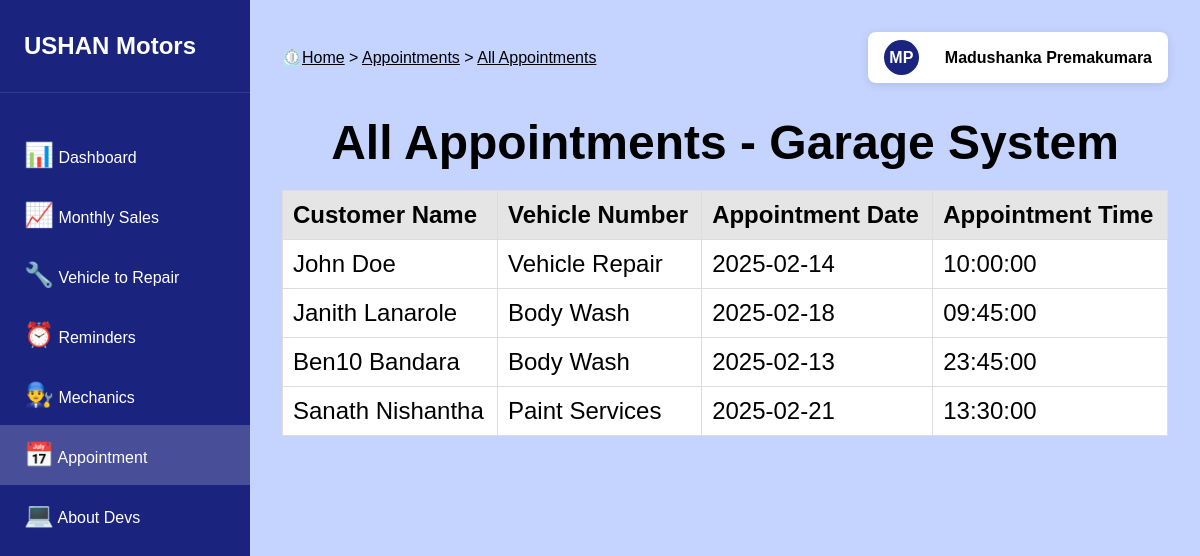
/Staff_Interface/appointmentsAll.php (signed in), run on an earlier commit of the app's database.
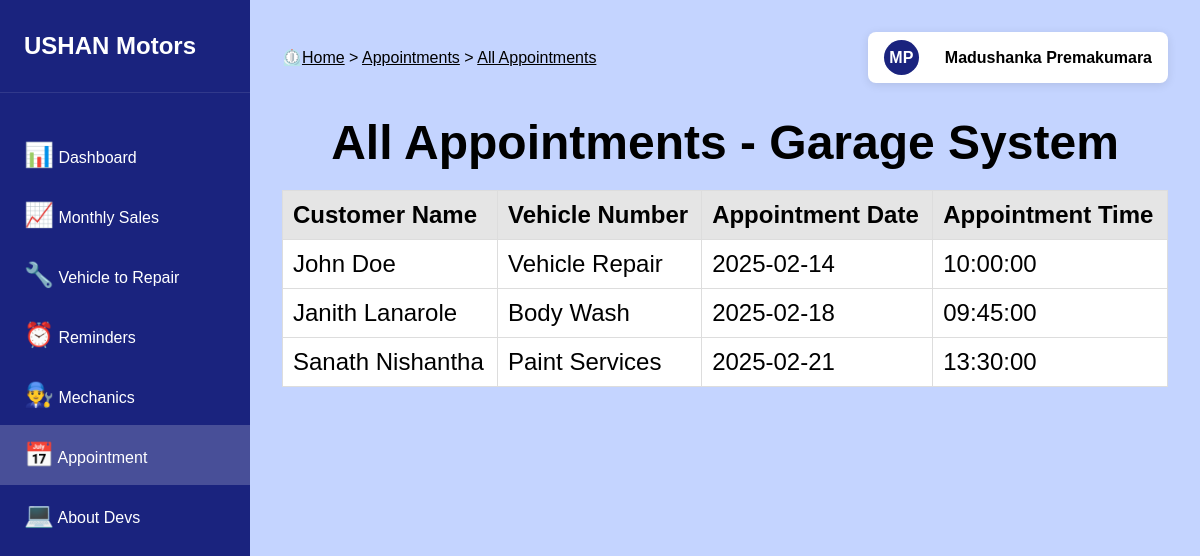
And on a later commit of the database.
### tables this page shows
CREATE TABLE `employees` (
  `id` bigint(20) NOT NULL,
  `employee_id` varchar(20) NOT NULL,
  `role_id` varchar(20) NOT NULL,
  `emp_first_name` varchar(50) NOT NULL,
  `emp_last_name` varchar(50) NOT NULL,
  `basic_salary` decimal(10,0) NOT NULL
);

CREATE TABLE `appointments` (
  `id` bigint(20) NOT NULL,
  `appointment_id` varchar(20) NOT NULL,
  `cust_name` varchar(50) NOT NULL,
  `service_id` varchar(20) NOT NULL,
  `time_stamp` datetime DEFAULT NULL
);

CREATE TABLE `garage_services` (
  `id` bigint(20) NOT NULL,
  `service_id` varchar(20) NOT NULL,
  `service_name` varchar(100) NOT NULL
);

### Staff_Interface/appointmentsAll.php (the view, shortened to what the changed rows need)
<?php
include('main/sessionChecker.php');
$custName = "";
$srv = "";
$date = "";
$time = "";
?>
<!DOCTYPE html>
<html>
<head>
	<link rel="stylesheet" type="text/css" href="styles/mainStyle.css">
</head>
<body>
    <main class="main-content">
        <div class="top-bar">
            <?php include('profile_icon.php') ?>
        </div>
        <div class="dashboard-grid">
            <div class="appointment-header">
                <h1>All Appointments - Garage System</h1>
                <table>
                    <thead>
                        <tr>
                            <th>Customer Name</th>
                            <th>Vehicle Number</th>
                            <th>Appointment Date</th>
                            <th>Appointment Time</th>
                        </tr>
                    </thead>
                    <tbody>
                        <?php
                            $stmt1 = $connect->prepare("SELECT a.`cust_name`, b.`service_name`, DATE(a.`time_stamp`) AS appointment_date, TIME(a.`time_stamp`) AS appointment_time FROM appointments a JOIN garage_services b ON a.`service_id`=b.`service_id`;");
                            $stmt1->execute();
                            $stmt1->bind_result($custName, $srv, $date, $time);
                            $results = [];
                            while ($stmt1->fetch()) {
                                $results[] = [
                                    'cust_name' => $custName,
                                    'service_name' => $srv,
                                    'appointment_date' => $date,
                                    'appointment_time' => $time
                                ];
                            }
                            if (empty($results)) {
                                $custName = "";
                                $srv = "";
                                $date = "";
                                $time = "";
                            } else {
                                foreach ($results as $result) {
                                    $custName = $result['cust_name'];
                                    $srv = $result['service_name'];
                                    $date = $result['appointment_date'];
                                    $time = $result['appointment_time'];
                                    echo "
                                    <tr>
                                        <td>".$custName."</td>
                                        <td>".$srv."</td>
                                        <td>".$date."</td>
                                        <td>".$time."</td>
                                    </tr>
                                    ";
                                }
                            }
                            ?>
                    </tbody>
                </table>
            </div>
        </div>
    </main>
</body>
</html>

### Staff_Interface/profile_icon.php (shortened to what the changed rows need)
<?php
$empId = $_SESSION['employee_id'];
$firstName = "";
$lastName = "";
$stmt = $connect->prepare("SELECT `emp_first_name`, `emp_last_name` FROM employees WHERE `employee_id`='".$empId."' LIMIT 1;");
$stmt->execute();
$stmt->bind_result($firstName, $lastName);
$results = [];
while ($stmt->fetch()) {
    $results[] = [
        'emp_first_name' => $firstName,
        'emp_last_name' => $lastName
    ];
}
if (empty($results)) {
    $empId = "";
    $firstName = "";
    $lastName = "";
} else {
    foreach ($results as $result) {
        $firstName = $result['emp_first_name'];
        $lastName = $result['emp_last_name'];
        echo "
        <div>
            <a href='#' class='user-profile' onclick='toggleDropdown(event)'>
                <div class='user-avatar'>".$firstName[0].$lastName[0]."</div>
                <div class='user-name'>".$firstName." ".$lastName."</div>
            </a>
            <div class='dropdown-menu' id='dropdownMenu'>
                <a href='settings.php'>Settings</a>
                <a href='logout.php'>Logout</a>
            </div>
        </div>
        ";
    }
}
?>

What changed in the data, as far as the page shows it:
removed appointments: cust_name "Ben10 Bandara", garage_services.service_name "Body Wash", date "2025-02-13", time "23:45:00"
